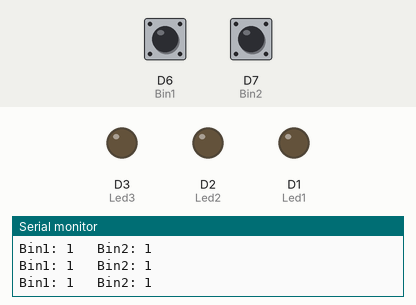
The program below on a simulated ESP8266 (NodeMCU). Shown: output pins drawn as LEDs (lit = HIGH), the last lines printed to the serial monitor. Inputs (shaded band) come from the test bench; at power-on: D6 (Bin1) HIGH, D7 (Bin2) HIGH.

Above: at 1.2 s.
1.3 s: D6 (Bin1) pulled LOW for 1 s
At 2.6 s:
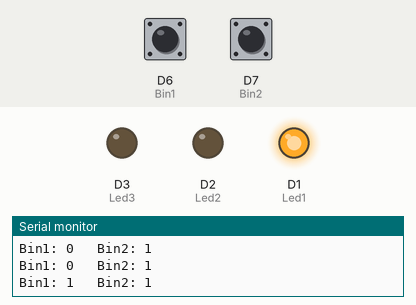
3.8 s: D7 (Bin2) pulled LOW for 1 s
At 4.35 s:
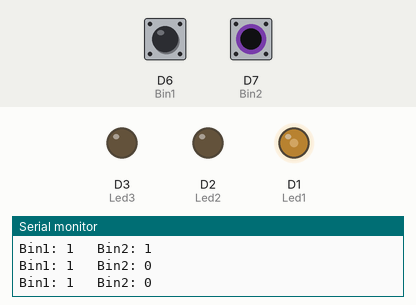
6.3 s: D6 (Bin1) pulled LOW for 0.15 s
At 7.1 s:
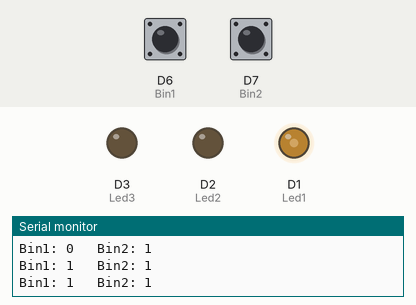
7.9 s: D6 (Bin1) pulled LOW for 3.2 s
At 8.25 s:
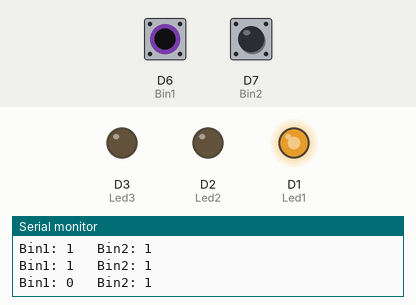
12.6 s: D6 (Bin1) driven LOW and D7 (Bin2) driven LOW
At 15.4 s:
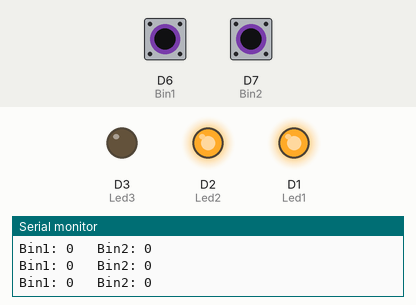
15.6 s: D6 (Bin1) driven HIGH
At 18.16 s:
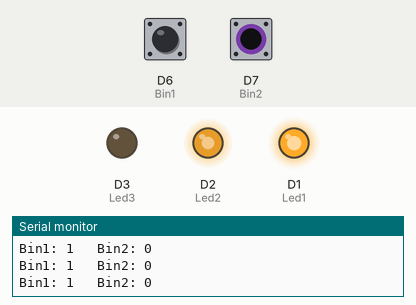
Timing chart, 0 to 19.6 s (numbered marks = the images above; inputs shaded):
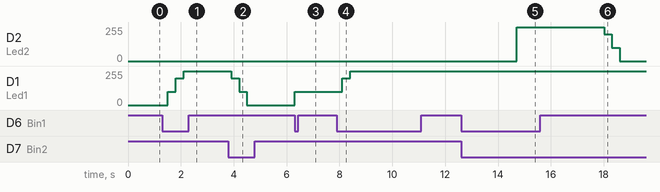

Measured:
- after the input at 1.3 s, D1 (Led1): 0/255 → 100/255 after 0.20 s, → 200/255 0.30 s later, → 255/255 0.30 s later
- after the input at 3.8 s, D1 (Led1): 255/255 → 200/255 after 0.10 s, → 100/255 0.30 s later, → 0/255 0.30 s later
- after the input at 6.3 s, D1 (Led1): 0/255 → 100/255 at once
- after the input at 7.9 s, D1 (Led1): 100/255 → 200/255 after 0.20 s, → 255/255 0.30 s later
- after the input at 12.6 s, D2 (Led2): 0/255 → 255/255 after 2.1 s
- after the input at 15.6 s, D2 (Led2): 255/255 → 200/255 after 2.4 s, → 100/255 0.30 s later, → 0/255 0.30 s later

The program:

main.cpp
```cpp
#include <Arduino.h>
#define Led1 D1
#define Led2 D2
#define Led3 D3
#define Bin1 D6
#define Bin2 D7
int brillo = 0;
int LedSelec = 1;
int DeltaMax = 100;
int DeltaMin = 100;
int DeltaS = 1;
int led1 = 1;
int led2 = 2;
int led3 = 3;
int tiempo = 2000;
int reinicio = 4;
int delayBin = 300;
bool contador = false;
bool cambioHecho = false;
unsigned long tiempoInicio = 0;


void setup() {
  Serial.begin(9600);
  pinMode(Led1, OUTPUT);
  pinMode(Led2, OUTPUT);
  pinMode(Led3, OUTPUT);
  pinMode(Bin1, INPUT_PULLUP);
  pinMode(Bin2, INPUT_PULLUP);
}

void loop() {

  Serial.print("Bin1: ");
  Serial.print(digitalRead(Bin1));

  Serial.print("   Bin2: ");
  Serial.println(digitalRead(Bin2));

  delay(delayBin);


  if(digitalRead(Bin1) == LOW && digitalRead(Bin2) == HIGH){
    brillo = brillo + DeltaMax;
  }

  if(digitalRead(Bin2) == LOW && digitalRead(Bin1) == HIGH){
    brillo = brillo - DeltaMin;
  }

  if(digitalRead(Bin1) == LOW && digitalRead(Bin2) == LOW){
    if(contador == false){
      tiempoInicio = millis();
      contador = true;
    }
    if(millis() - tiempoInicio >= tiempo && cambioHecho == false){
      LedSelec = LedSelec + DeltaS;
      Serial.println(LedSelec);
      cambioHecho = true;
    }
  }
  else {
    contador = false;
    cambioHecho = false;
 }


  if(LedSelec == led1){
      analogWrite(Led1, brillo);
  }

  else if(LedSelec == led2){
      analogWrite(Led2, brillo);
  }

  else if(LedSelec == led3){
      analogWrite(Led3, brillo);
 }

  else if (LedSelec == reinicio) {
    LedSelec = led1;
  }

}
```
